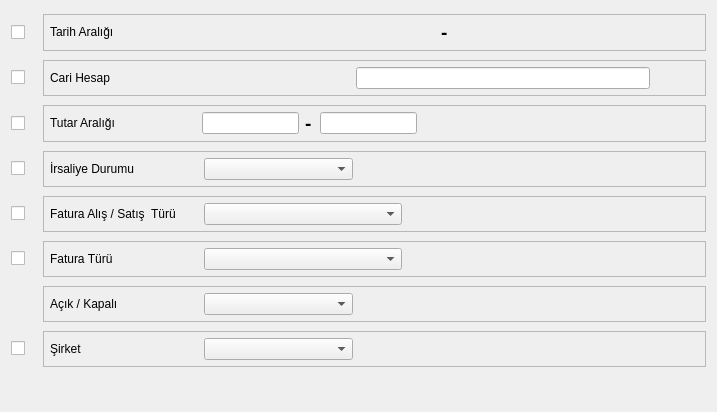
<?xml version="1.0" encoding="UTF-8"?>
<ui version="4.0">
 <class>FAT_FATURA_LISTESI_BATCH</class>
 <widget class="QDialog" name="FAT_FATURA_LISTESI_BATCH">
  <property name="geometry">
   <rect>
    <x>0</x>
    <y>0</y>
    <width>717</width>
    <height>412</height>
   </rect>
  </property>
  <property name="sizePolicy">
   <sizepolicy hsizetype="Expanding" vsizetype="Expanding">
    <horstretch>0</horstretch>
    <verstretch>0</verstretch>
   </sizepolicy>
  </property>
  <property name="windowTitle">
   <string>Dialog</string>
  </property>
  <layout class="QGridLayout" name="gridLayout_5" rowstretch="1,0,0,0,0,0,0,0,0" columnstretch="1,0,0">
   <property name="sizeConstraint">
    <enum>QLayout::SetDefaultConstraint</enum>
   </property>
   <item row="0" column="0">
    <widget class="QCheckBox" name="checkBox_tarih_araligi">
     <property name="sizePolicy">
      <sizepolicy hsizetype="Fixed" vsizetype="Fixed">
       <horstretch>0</horstretch>
       <verstretch>0</verstretch>
      </sizepolicy>
     </property>
     <property name="minimumSize">
      <size>
       <width>26</width>
       <height>0</height>
      </size>
     </property>
     <property name="text">
      <string/>
     </property>
    </widget>
   </item>
   <item row="0" column="1" colspan="2">
    <widget class="QFrame" name="frame_tarih_araligi">
     <property name="sizePolicy">
      <sizepolicy hsizetype="Expanding" vsizetype="Fixed">
       <horstretch>0</horstretch>
       <verstretch>0</verstretch>
      </sizepolicy>
     </property>
     <property name="frameShape">
      <enum>QFrame::StyledPanel</enum>
     </property>
     <property name="frameShadow">
      <enum>QFrame::Raised</enum>
     </property>
     <layout class="QGridLayout" name="gridLayout" columnstretch="15,24,1,24,1">
      <property name="margin">
       <number>6</number>
      </property>
      <item row="0" column="0">
       <widget class="QLabel" name="label">
        <property name="sizePolicy">
         <sizepolicy hsizetype="Expanding" vsizetype="Fixed">
          <horstretch>0</horstretch>
          <verstretch>0</verstretch>
         </sizepolicy>
        </property>
        <property name="text">
         <string>Tarih Aralığı</string>
        </property>
       </widget>
      </item>
      <item row="0" column="2">
       <widget class="QLabel" name="label_2">
        <property name="font">
         <font>
          <pointsize>14</pointsize>
          <weight>75</weight>
          <bold>true</bold>
         </font>
        </property>
        <property name="text">
         <string>-</string>
        </property>
       </widget>
      </item>
      <item row="0" column="1">
       <widget class="QAdakDate" name="adakDate_bas_tarihi">
        <property name="whatsThis">
         <string>Tarih WidgetÄ± </string>
        </property>
        <property name="QAdakDate" stdset="0">
         <rect>
          <x>0</x>
          <y>0</y>
          <width>100</width>
          <height>100</height>
         </rect>
        </property>
       </widget>
      </item>
      <item row="0" column="3">
       <widget class="QAdakDate" name="adakDate_bts_tarihi">
        <property name="whatsThis">
         <string>Tarih WidgetÄ± </string>
        </property>
        <property name="QAdakDate" stdset="0">
         <rect>
          <x>0</x>
          <y>0</y>
          <width>100</width>
          <height>100</height>
         </rect>
        </property>
       </widget>
      </item>
      <item row="0" column="4">
       <spacer name="horizontalSpacer_7">
        <property name="orientation">
         <enum>Qt::Horizontal</enum>
        </property>
        <property name="sizeHint" stdset="0">
         <size>
          <width>40</width>
          <height>20</height>
         </size>
        </property>
       </spacer>
      </item>
     </layout>
    </widget>
   </item>
   <item row="1" column="0">
    <widget class="QCheckBox" name="checkBox_cari_hesap">
     <property name="sizePolicy">
      <sizepolicy hsizetype="Fixed" vsizetype="Fixed">
       <horstretch>0</horstretch>
       <verstretch>0</verstretch>
      </sizepolicy>
     </property>
     <property name="minimumSize">
      <size>
       <width>26</width>
       <height>0</height>
      </size>
     </property>
     <property name="text">
      <string/>
     </property>
    </widget>
   </item>
   <item row="1" column="1" colspan="2">
    <widget class="QFrame" name="frame_cari_hesap">
     <property name="sizePolicy">
      <sizepolicy hsizetype="Expanding" vsizetype="Fixed">
       <horstretch>0</horstretch>
       <verstretch>0</verstretch>
      </sizepolicy>
     </property>
     <property name="frameShape">
      <enum>QFrame::StyledPanel</enum>
     </property>
     <property name="frameShadow">
      <enum>QFrame::Raised</enum>
     </property>
     <layout class="QGridLayout" name="gridLayout_2" columnstretch="15,15,30,5">
      <property name="margin">
       <number>6</number>
      </property>
      <item row="0" column="0">
       <widget class="QLabel" name="label_3">
        <property name="sizePolicy">
         <sizepolicy hsizetype="Expanding" vsizetype="Fixed">
          <horstretch>0</horstretch>
          <verstretch>0</verstretch>
         </sizepolicy>
        </property>
        <property name="text">
         <string>Cari Hesap</string>
        </property>
       </widget>
      </item>
      <item row="0" column="1">
       <widget class="QSearchEdit" name="searchEdit_cari_hesap_kodu">
        <property name="whatsThis">
         <string>Arama widget. </string>
        </property>
        <property name="QSearchEdit" stdset="0">
         <rect>
          <x>0</x>
          <y>0</y>
          <width>100</width>
          <height>100</height>
         </rect>
        </property>
       </widget>
      </item>
      <item row="0" column="2">
       <widget class="QLineEdit" name="lineEdit_cari_hesap_ismi">
        <property name="focusPolicy">
         <enum>Qt::NoFocus</enum>
        </property>
        <property name="readOnly">
         <bool>true</bool>
        </property>
       </widget>
      </item>
      <item row="0" column="3">
       <spacer name="horizontalSpacer_8">
        <property name="orientation">
         <enum>Qt::Horizontal</enum>
        </property>
        <property name="sizeHint" stdset="0">
         <size>
          <width>40</width>
          <height>20</height>
         </size>
        </property>
       </spacer>
      </item>
     </layout>
    </widget>
   </item>
   <item row="2" column="0">
    <widget class="QCheckBox" name="checkBox_tutar_araligi">
     <property name="sizePolicy">
      <sizepolicy hsizetype="Fixed" vsizetype="Fixed">
       <horstretch>0</horstretch>
       <verstretch>0</verstretch>
      </sizepolicy>
     </property>
     <property name="minimumSize">
      <size>
       <width>26</width>
       <height>0</height>
      </size>
     </property>
     <property name="text">
      <string/>
     </property>
    </widget>
   </item>
   <item row="3" column="0">
    <widget class="QCheckBox" name="checkBox_fatura_durumu">
     <property name="sizePolicy">
      <sizepolicy hsizetype="Fixed" vsizetype="Fixed">
       <horstretch>0</horstretch>
       <verstretch>0</verstretch>
      </sizepolicy>
     </property>
     <property name="minimumSize">
      <size>
       <width>26</width>
       <height>0</height>
      </size>
     </property>
     <property name="text">
      <string/>
     </property>
    </widget>
   </item>
   <item row="3" column="1" colspan="2">
    <widget class="QFrame" name="frame_fatura_durumu">
     <property name="sizePolicy">
      <sizepolicy hsizetype="Expanding" vsizetype="Fixed">
       <horstretch>0</horstretch>
       <verstretch>0</verstretch>
      </sizepolicy>
     </property>
     <property name="frameShape">
      <enum>QFrame::StyledPanel</enum>
     </property>
     <property name="frameShadow">
      <enum>QFrame::Raised</enum>
     </property>
     <layout class="QGridLayout" name="gridLayout_3" columnstretch="15,15,35">
      <property name="margin">
       <number>6</number>
      </property>
      <item row="0" column="0">
       <widget class="QLabel" name="label_4">
        <property name="sizePolicy">
         <sizepolicy hsizetype="Expanding" vsizetype="Fixed">
          <horstretch>0</horstretch>
          <verstretch>0</verstretch>
         </sizepolicy>
        </property>
        <property name="text">
         <string>İrsaliye Durumu</string>
        </property>
       </widget>
      </item>
      <item row="0" column="1">
       <widget class="QComboBox" name="comboBox_irsaliye_durumu">
        <property name="sizePolicy">
         <sizepolicy hsizetype="Minimum" vsizetype="Fixed">
          <horstretch>0</horstretch>
          <verstretch>0</verstretch>
         </sizepolicy>
        </property>
       </widget>
      </item>
      <item row="0" column="2">
       <spacer name="horizontalSpacer">
        <property name="orientation">
         <enum>Qt::Horizontal</enum>
        </property>
        <property name="sizeHint" stdset="0">
         <size>
          <width>202</width>
          <height>20</height>
         </size>
        </property>
       </spacer>
      </item>
     </layout>
    </widget>
   </item>
   <item row="8" column="1">
    <spacer name="horizontalSpacer_2">
     <property name="orientation">
      <enum>Qt::Horizontal</enum>
     </property>
     <property name="sizeHint" stdset="0">
      <size>
       <width>420</width>
       <height>20</height>
      </size>
     </property>
    </spacer>
   </item>
   <item row="8" column="2">
    <widget class="QWidget" name="widget_batch_buttons" native="true">
     <property name="sizePolicy">
      <sizepolicy hsizetype="Expanding" vsizetype="Fixed">
       <horstretch>200</horstretch>
       <verstretch>40</verstretch>
      </sizepolicy>
     </property>
    </widget>
   </item>
   <item row="2" column="1" colspan="2">
    <widget class="QFrame" name="frame_tutar_araligi">
     <property name="sizePolicy">
      <sizepolicy hsizetype="Expanding" vsizetype="Fixed">
       <horstretch>0</horstretch>
       <verstretch>0</verstretch>
      </sizepolicy>
     </property>
     <property name="frameShape">
      <enum>QFrame::StyledPanel</enum>
     </property>
     <property name="frameShadow">
      <enum>QFrame::Raised</enum>
     </property>
     <layout class="QGridLayout" name="gridLayout_4" columnstretch="15,10,1,10,29">
      <property name="margin">
       <number>6</number>
      </property>
      <item row="0" column="0">
       <widget class="QLabel" name="label_5">
        <property name="sizePolicy">
         <sizepolicy hsizetype="Expanding" vsizetype="Fixed">
          <horstretch>0</horstretch>
          <verstretch>0</verstretch>
         </sizepolicy>
        </property>
        <property name="text">
         <string>Tutar Aralığı</string>
        </property>
       </widget>
      </item>
      <item row="0" column="3">
       <widget class="QCommaEdit" name="commaEdit_max_tutar">
        <property name="sizePolicy">
         <sizepolicy hsizetype="Preferred" vsizetype="Fixed">
          <horstretch>0</horstretch>
          <verstretch>0</verstretch>
         </sizepolicy>
        </property>
        <property name="whatsThis">
         <string>Sayilari formatina(Or:1,000,234.50) donusturur. </string>
        </property>
        <property name="QCommaEdit" stdset="0">
         <rect>
          <x>0</x>
          <y>0</y>
          <width>100</width>
          <height>100</height>
         </rect>
        </property>
       </widget>
      </item>
      <item row="0" column="1">
       <widget class="QCommaEdit" name="commaEdit_min_tutar">
        <property name="sizePolicy">
         <sizepolicy hsizetype="Preferred" vsizetype="Fixed">
          <horstretch>0</horstretch>
          <verstretch>0</verstretch>
         </sizepolicy>
        </property>
        <property name="whatsThis">
         <string>Sayilari formatina(Or:1,000,234.50) donusturur. </string>
        </property>
        <property name="QCommaEdit" stdset="0">
         <rect>
          <x>0</x>
          <y>0</y>
          <width>100</width>
          <height>100</height>
         </rect>
        </property>
       </widget>
      </item>
      <item row="0" column="2">
       <widget class="QLabel" name="label_6">
        <property name="sizePolicy">
         <sizepolicy hsizetype="Expanding" vsizetype="Fixed">
          <horstretch>0</horstretch>
          <verstretch>0</verstretch>
         </sizepolicy>
        </property>
        <property name="font">
         <font>
          <pointsize>14</pointsize>
          <weight>75</weight>
          <bold>true</bold>
         </font>
        </property>
        <property name="text">
         <string>-</string>
        </property>
       </widget>
      </item>
      <item row="0" column="4">
       <spacer name="horizontalSpacer_9">
        <property name="orientation">
         <enum>Qt::Horizontal</enum>
        </property>
        <property name="sizeHint" stdset="0">
         <size>
          <width>40</width>
          <height>20</height>
         </size>
        </property>
       </spacer>
      </item>
     </layout>
    </widget>
   </item>
   <item row="4" column="0">
    <widget class="QCheckBox" name="checkBox_fatura_alis_satis_turu">
     <property name="sizePolicy">
      <sizepolicy hsizetype="Fixed" vsizetype="Fixed">
       <horstretch>0</horstretch>
       <verstretch>0</verstretch>
      </sizepolicy>
     </property>
     <property name="minimumSize">
      <size>
       <width>26</width>
       <height>0</height>
      </size>
     </property>
     <property name="text">
      <string/>
     </property>
    </widget>
   </item>
   <item row="7" column="0">
    <widget class="QCheckBox" name="checkBox_sirket_filtresi">
     <property name="sizePolicy">
      <sizepolicy hsizetype="Fixed" vsizetype="Fixed">
       <horstretch>0</horstretch>
       <verstretch>0</verstretch>
      </sizepolicy>
     </property>
     <property name="text">
      <string/>
     </property>
    </widget>
   </item>
   <item row="4" column="1" colspan="2">
    <widget class="QFrame" name="frame_fatura_alis_satis_turu">
     <property name="sizePolicy">
      <sizepolicy hsizetype="Expanding" vsizetype="Fixed">
       <horstretch>0</horstretch>
       <verstretch>0</verstretch>
      </sizepolicy>
     </property>
     <property name="frameShape">
      <enum>QFrame::StyledPanel</enum>
     </property>
     <property name="frameShadow">
      <enum>QFrame::Raised</enum>
     </property>
     <layout class="QGridLayout" name="gridLayout_6" columnstretch="15,20,30">
      <property name="margin">
       <number>6</number>
      </property>
      <item row="0" column="0">
       <widget class="QLabel" name="label_8">
        <property name="sizePolicy">
         <sizepolicy hsizetype="Expanding" vsizetype="Fixed">
          <horstretch>0</horstretch>
          <verstretch>0</verstretch>
         </sizepolicy>
        </property>
        <property name="text">
         <string>Fatura Alış / Satış  Türü</string>
        </property>
       </widget>
      </item>
      <item row="0" column="1">
       <widget class="QComboBox" name="comboBox_fatura_alis_satis_turu">
        <property name="sizePolicy">
         <sizepolicy hsizetype="Minimum" vsizetype="Fixed">
          <horstretch>0</horstretch>
          <verstretch>0</verstretch>
         </sizepolicy>
        </property>
       </widget>
      </item>
      <item row="0" column="2">
       <spacer name="horizontalSpacer_3">
        <property name="orientation">
         <enum>Qt::Horizontal</enum>
        </property>
        <property name="sizeHint" stdset="0">
         <size>
          <width>202</width>
          <height>20</height>
         </size>
        </property>
       </spacer>
      </item>
     </layout>
    </widget>
   </item>
   <item row="7" column="1" colspan="2">
    <widget class="QFrame" name="frame_sirket_filtresi">
     <property name="sizePolicy">
      <sizepolicy hsizetype="Expanding" vsizetype="Fixed">
       <horstretch>0</horstretch>
       <verstretch>0</verstretch>
      </sizepolicy>
     </property>
     <property name="frameShape">
      <enum>QFrame::StyledPanel</enum>
     </property>
     <property name="frameShadow">
      <enum>QFrame::Raised</enum>
     </property>
     <layout class="QGridLayout" name="gridLayout_7" columnstretch="15,15,35">
      <property name="margin">
       <number>6</number>
      </property>
      <item row="0" column="0">
       <widget class="QLabel" name="label_sirket">
        <property name="sizePolicy">
         <sizepolicy hsizetype="Expanding" vsizetype="Fixed">
          <horstretch>0</horstretch>
          <verstretch>0</verstretch>
         </sizepolicy>
        </property>
        <property name="text">
         <string>Şirket</string>
        </property>
       </widget>
      </item>
      <item row="0" column="1">
       <widget class="QComboBox" name="comboBox_sirket_filtresi">
        <property name="sizePolicy">
         <sizepolicy hsizetype="Minimum" vsizetype="Fixed">
          <horstretch>0</horstretch>
          <verstretch>0</verstretch>
         </sizepolicy>
        </property>
       </widget>
      </item>
      <item row="0" column="2">
       <spacer name="horizontalSpacer_4">
        <property name="orientation">
         <enum>Qt::Horizontal</enum>
        </property>
        <property name="sizeHint" stdset="0">
         <size>
          <width>368</width>
          <height>17</height>
         </size>
        </property>
       </spacer>
      </item>
     </layout>
    </widget>
   </item>
   <item row="6" column="1" colspan="2">
    <widget class="QFrame" name="frame_acik_kapali_fatura">
     <property name="sizePolicy">
      <sizepolicy hsizetype="Expanding" vsizetype="Fixed">
       <horstretch>0</horstretch>
       <verstretch>0</verstretch>
      </sizepolicy>
     </property>
     <property name="frameShape">
      <enum>QFrame::StyledPanel</enum>
     </property>
     <property name="frameShadow">
      <enum>QFrame::Raised</enum>
     </property>
     <layout class="QGridLayout" name="gridLayout_9" columnstretch="15,15,35">
      <property name="margin">
       <number>6</number>
      </property>
      <item row="0" column="0">
       <widget class="QLabel" name="label_9">
        <property name="sizePolicy">
         <sizepolicy hsizetype="Expanding" vsizetype="Fixed">
          <horstretch>0</horstretch>
          <verstretch>0</verstretch>
         </sizepolicy>
        </property>
        <property name="text">
         <string>Açık / Kapalı</string>
        </property>
       </widget>
      </item>
      <item row="0" column="1">
       <widget class="QComboBox" name="comboBox_acik_kapali_fatura"/>
      </item>
      <item row="0" column="2">
       <spacer name="horizontalSpacer_6">
        <property name="orientation">
         <enum>Qt::Horizontal</enum>
        </property>
        <property name="sizeHint" stdset="0">
         <size>
          <width>40</width>
          <height>20</height>
         </size>
        </property>
       </spacer>
      </item>
     </layout>
    </widget>
   </item>
   <item row="5" column="0">
    <widget class="QCheckBox" name="checkBox_fatura_turu">
     <property name="text">
      <string/>
     </property>
    </widget>
   </item>
   <item row="5" column="1" colspan="2">
    <widget class="QFrame" name="frame_fatura_turu">
     <property name="sizePolicy">
      <sizepolicy hsizetype="Expanding" vsizetype="Fixed">
       <horstretch>0</horstretch>
       <verstretch>0</verstretch>
      </sizepolicy>
     </property>
     <property name="frameShape">
      <enum>QFrame::StyledPanel</enum>
     </property>
     <property name="frameShadow">
      <enum>QFrame::Raised</enum>
     </property>
     <layout class="QGridLayout" name="gridLayout_8" columnstretch="15,20,30">
      <property name="margin">
       <number>6</number>
      </property>
      <item row="0" column="0">
       <widget class="QLabel" name="label_7">
        <property name="sizePolicy">
         <sizepolicy hsizetype="Expanding" vsizetype="Fixed">
          <horstretch>0</horstretch>
          <verstretch>0</verstretch>
         </sizepolicy>
        </property>
        <property name="text">
         <string>Fatura Türü</string>
        </property>
       </widget>
      </item>
      <item row="0" column="1">
       <widget class="QComboBox" name="comboBox_fatura_turu"/>
      </item>
      <item row="0" column="2">
       <spacer name="horizontalSpacer_5">
        <property name="orientation">
         <enum>Qt::Horizontal</enum>
        </property>
        <property name="sizeHint" stdset="0">
         <size>
          <width>68</width>
          <height>20</height>
         </size>
        </property>
       </spacer>
      </item>
     </layout>
    </widget>
   </item>
  </layout>
 </widget>
 <customwidgets>
  <customwidget>
   <class>QAdakDate</class>
   <extends>QWidget</extends>
   <header>QAdakDate.h</header>
  </customwidget>
  <customwidget>
   <class>QCommaEdit</class>
   <extends>QLineEdit</extends>
   <header>QCommaEdit.h</header>
  </customwidget>
  <customwidget>
   <class>QSearchEdit</class>
   <extends>QWidget</extends>
   <header>QSearchEdit.h</header>
  </customwidget>
 </customwidgets>
 <tabstops>
  <tabstop>checkBox_tarih_araligi</tabstop>
  <tabstop>adakDate_bas_tarihi</tabstop>
  <tabstop>adakDate_bts_tarihi</tabstop>
  <tabstop>checkBox_cari_hesap</tabstop>
  <tabstop>searchEdit_cari_hesap_kodu</tabstop>
  <tabstop>checkBox_tutar_araligi</tabstop>
  <tabstop>commaEdit_min_tutar</tabstop>
  <tabstop>commaEdit_max_tutar</tabstop>
  <tabstop>checkBox_fatura_durumu</tabstop>
  <tabstop>comboBox_irsaliye_durumu</tabstop>
  <tabstop>checkBox_fatura_alis_satis_turu</tabstop>
  <tabstop>comboBox_fatura_alis_satis_turu</tabstop>
  <tabstop>checkBox_sirket_filtresi</tabstop>
 </tabstops>
 <resources/>
 <connections/>
</ui>
